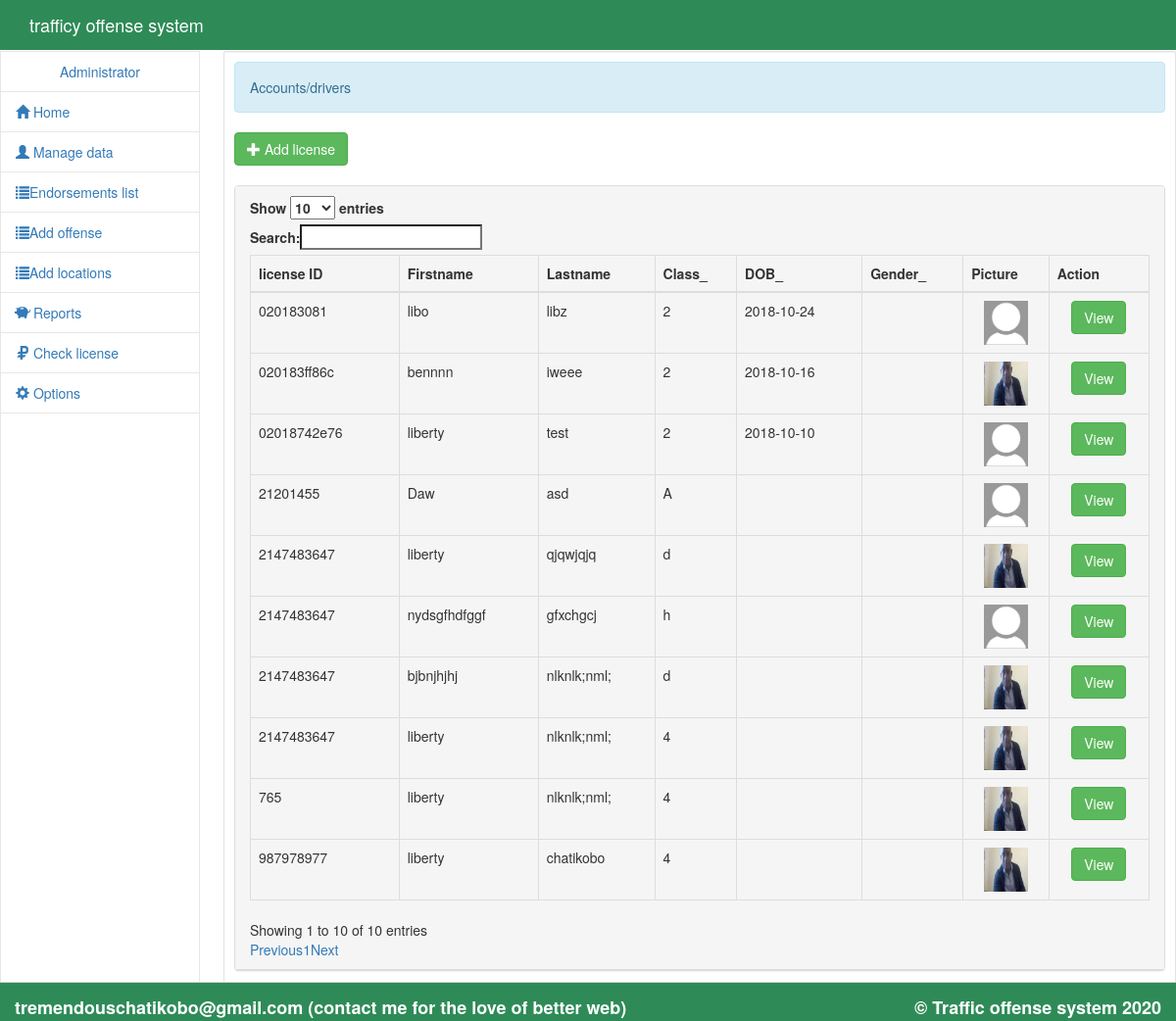
Page /admin/driver.php (signed in) on the committed database.
### tables this page shows
CREATE TABLE IF NOT EXISTS `drivers` (
`id` int(11) NOT NULL,
  `license_id` varchar(220) NOT NULL,
  `firstname` varchar(40) NOT NULL,
  `lastname` varchar(30) NOT NULL,
  `class` varchar(1) NOT NULL,
  `dob` varchar(10) NOT NULL,
  `photo` varchar(255) NOT NULL,
  `status` varchar(40) NOT NULL
);

### admin/driver.php (the view, shortened to what this page needs)
<!DOCTYPE html>
<?php
	require_once '../connect.php';
?>
<?php include'head.php'?>
<?php include 'sidebar.php'?>
		<div id = "sidecontent" class = "well pull-right">
				<div class = "alert alert-info">Accounts/drivers</div>
				<button type = "button" id = "add_driver" class = "btn btn-success"><span class = "glyphicon glyphicon-plus"></span> Add license</button>
				<br />
				<br />
				<div id = "s_table" class = "panel panel-default">
					<div  class = " panel-heading">
						<table id = "table" class = "table table-bordered">
							<thead>
								<tr>
									<th>license ID</th>
									<th>Firstname</th>
									<th>Lastname</th>
									<th>Class_</th>
									<th>DOB_</th>
									<th>Gender_</th>
									<th>Picture</th>
									<th>Action</th>
								</tr>
							</thead>
							<tbody>
								<?php
									$s_query = $conn->query("SELECT * FROM `drivers`") or die(mysqli_error($conn));
									while($s_fetch = $s_query->fetch_array()){
								?>
								<tr>
									<td><?php echo $s_fetch['license_id']?></td>
									<td><?php echo $s_fetch['firstname']?></td>
									<td><?php echo $s_fetch['lastname']?></td>
									<td><?php echo $s_fetch['class']?></td>
									<td><?php echo $s_fetch['dob']?></td>
									<td><?php echo $s_fetch['gender']?></td>
									<td><center><img src ="<?php if($s_fetch['photo'] == "default.png"){echo "../images/".$s_fetch['photo'];}else{echo "../upload/".$s_fetch['photo'];}?>" height = "45px" width = "45px"/></center></td>
									<td><center><a href = "view_driver.php?id=<?php echo $s_fetch['id']?>" class="btn btn-success btn-mini"><span class="icon-search"></span> View</a> </center></td>
								</tr>
								<?php
									}
								?>
							</tbody>
						</table>
					</div>
				</div>
		</div>
	<br />
	<br />
	<br />
	<br />
	<br />
	<br />
	<br />
	<br />
	<br />
	<?php include'chicredit.php';?>
</body>
</html>

### admin/sidebar.php (shortened to what this page needs)
<div id = "sidebar">
	<ul id = "menu" class = "nav menu">
		<li>
			<a>
				<?php
					require_once '../connect.php';
					$q_admin_side = $conn->query("SELECT * FROM `admin` WHERE `admin_id` = '$_SESSION[admin_id]'") or die(mysqli_error());
					$f_admin_side = $q_admin_side->fetch_array();
					echo "<center>".$f_admin_side['name']."</center>";
				?>
			</a>
		</li>
		<li><a href = "home.php"><i class = "glyphicon glyphicon-home"></i> Home</a></li>
		<li><a href = ""><i class = "glyphicon glyphicon-user"></i> Manage data</a>
		</li>
		<li><a href = "endorsed_list.php"><i class = "glyphicon glyphicon-list"></i>Endorsements list</a></li>
		<li><a href = "offense_list.php"><i class = "glyphicon glyphicon-list"></i>Add offense</a></li>
		<li><a href = "locations_list.php"><i class = "glyphicon glyphicon-list"></i>Add locations</a></li>
		<li><a href = ""><i class = "glyphicon glyphicon-piggy-bank"></i> Reports</a>
		</li>
		<li><a href = "check_license.php"><i class = "glyphicon glyphicon-ruble"></i> Check license</a></li>
		<li><a href = ""><i class = "glyphicon glyphicon-cog"></i> Options</a>
		</li>
	</ul>
</div>

### css/style.css (style rules this page uses)
body { background:url('../images/background.jpg') no-repeat; }
#sidebar { top:52px; width:17%; position:fixed; height:100%; border:1px solid #e7e7e7; background-color:#fff; }
#sidecontent { width:81%; word-wrap:break-word; margin-top:52px; background-color:rgba(255, 255, 255, 0.8); padding:10px; border-radius:2px; }
.menu li { border-bottom:1px solid #E7E7E7; }

### rows in the picture
drivers: license "21201455", firstname "Daw", lastname "asd", class "A", photo (placeholder picture)
drivers: license "2147483647", firstname "liberty", lastname "qjqwjqjq", class "d", photo (picture)
drivers: license "2147483647", firstname "nydsgfhdfggf", lastname "gfxchgcj", class "h", photo (placeholder picture)
drivers: license "2147483647", firstname "bjbnjhjhj", lastname "nlknlk;nml;", class "d", photo (picture)
drivers: license "987978977", firstname "liberty", lastname "chatikobo", class "4", photo (picture)
drivers: license "2147483647", firstname "liberty", lastname "nlknlk;nml;", class "4", photo (picture)
drivers: license "765", firstname "liberty", lastname "nlknlk;nml;", class "4", photo (picture)
drivers: license "020183081", firstname "libo", lastname "libz", class "2", dob "2018-10-24", photo (placeholder picture)
drivers: license "02018742e76", firstname "liberty", lastname "test", class "2", dob "2018-10-10", photo (placeholder picture)
drivers: license "020183ff86c", firstname "bennnn", lastname "iweee", class "2", dob "2018-10-16", photo (picture)

### other values in the picture
$f_admin_side['name'] "Administrator"
